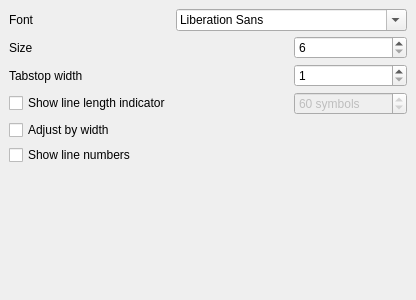
<ui version="4.0" >
 <class>EditorSettingsPage</class>
 <widget class="QWidget" name="EditorSettingsPage" >
  <property name="geometry" >
   <rect>
    <x>0</x>
    <y>0</y>
    <width>404</width>
    <height>300</height>
   </rect>
  </property>
  <property name="windowTitle" >
   <string/>
  </property>
  <layout class="QGridLayout" >
   <property name="margin" >
    <number>9</number>
   </property>
   <property name="spacing" >
    <number>5</number>
   </property>
   <item row="0" column="0" >
    <widget class="QLabel" name="label" >
     <property name="text" >
      <string>Font</string>
     </property>
    </widget>
   </item>
   <item row="0" column="1" colspan="2" >
    <widget class="QFontComboBox" name="fontCmb" />
   </item>
   <item row="1" column="0" >
    <widget class="QLabel" name="label_2" >
     <property name="text" >
      <string>Size</string>
     </property>
    </widget>
   </item>
   <item row="1" column="2" >
    <widget class="QSpinBox" name="fontSizeSpin" >
     <property name="maximum" >
      <number>24</number>
     </property>
     <property name="minimum" >
      <number>6</number>
     </property>
     <property name="value" >
      <number>6</number>
     </property>
    </widget>
   </item>
   <item row="2" column="0" >
    <widget class="QLabel" name="label_3" >
     <property name="text" >
      <string>Tabstop width</string>
     </property>
    </widget>
   </item>
   <item row="2" column="2" >
    <widget class="QSpinBox" name="tabStopWidthSpin" >
     <property name="maximum" >
      <number>8</number>
     </property>
     <property name="minimum" >
      <number>1</number>
     </property>
     <property name="value" >
      <number>1</number>
     </property>
    </widget>
   </item>
   <item row="3" column="0" >
    <widget class="QCheckBox" name="showLineLengthChk" >
     <property name="text" >
      <string>Show line length indicator</string>
     </property>
    </widget>
   </item>
   <item row="3" column="2" >
    <widget class="QSpinBox" name="lineLengthSpin" >
     <property name="enabled" >
      <bool>false</bool>
     </property>
     <property name="suffix" >
      <string> symbols</string>
     </property>
     <property name="maximum" >
      <number>200</number>
     </property>
     <property name="singleStep" >
      <number>5</number>
     </property>
     <property name="value" >
      <number>60</number>
     </property>
    </widget>
   </item>
   <item row="4" column="0" colspan="2" >
    <widget class="QCheckBox" name="widthAdjustChk" >
     <property name="text" >
      <string>Adjust by width</string>
     </property>
    </widget>
   </item>
   <item row="5" column="0" >
    <widget class="QCheckBox" name="showLineNumbersChk" >
     <property name="text" >
      <string>Show line numbers</string>
     </property>
    </widget>
   </item>
   <item row="6" column="2" >
    <spacer>
     <property name="orientation" >
      <enum>Qt::Vertical</enum>
     </property>
     <property name="sizeHint" >
      <size>
       <width>20</width>
       <height>40</height>
      </size>
     </property>
    </spacer>
   </item>
  </layout>
 </widget>
 <resources/>
 <connections>
  <connection>
   <sender>showLineLengthChk</sender>
   <signal>toggled(bool)</signal>
   <receiver>lineLengthSpin</receiver>
   <slot>setEnabled(bool)</slot>
   <hints>
    <hint type="sourcelabel" >
     <x>94</x>
     <y>107</y>
    </hint>
    <hint type="destinationlabel" >
     <x>320</x>
     <y>107</y>
    </hint>
   </hints>
  </connection>
 </connections>
</ui>
